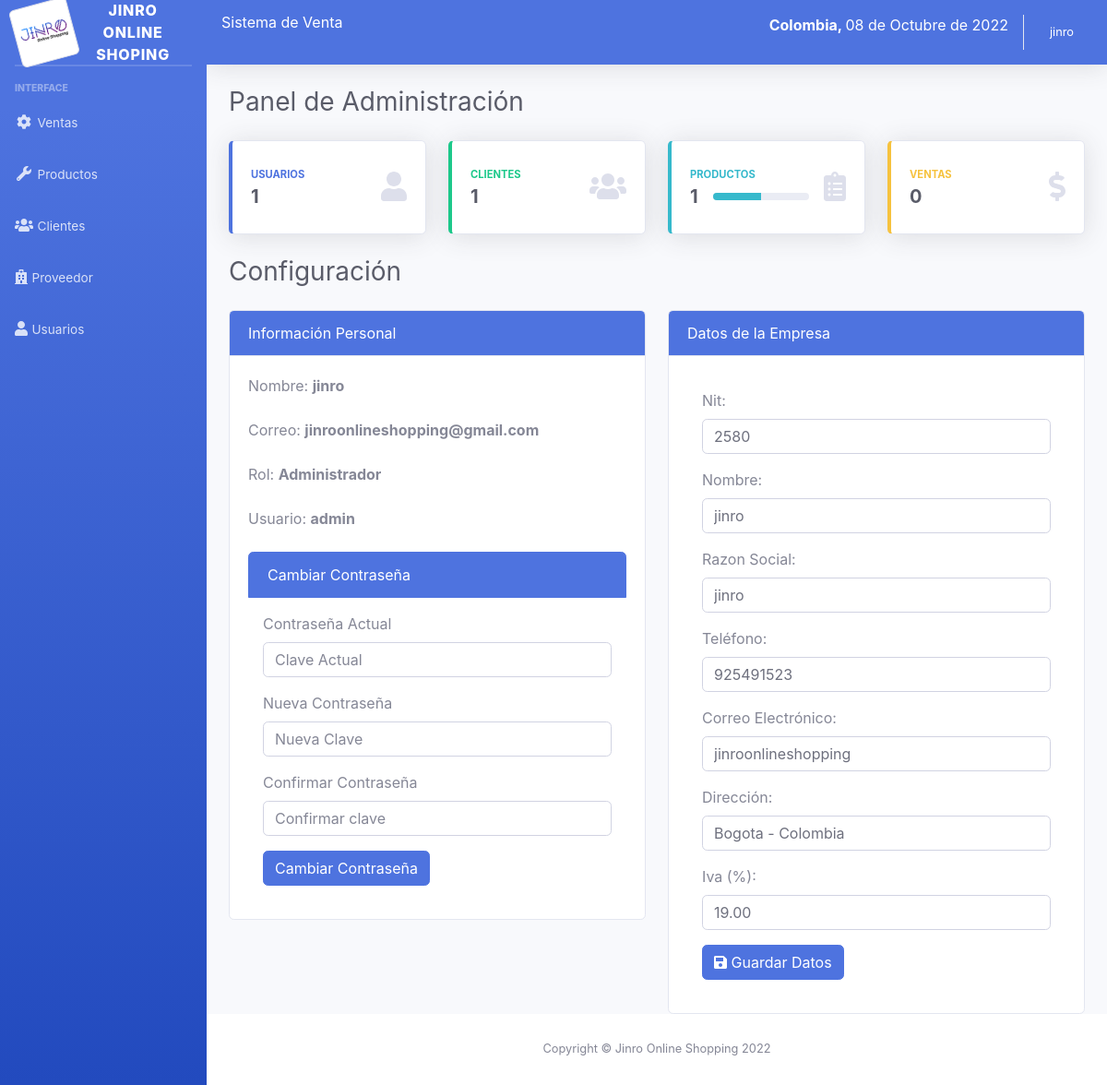
Page /sistema/ (signed in) on the committed database.
### tables this page shows
CREATE TABLE `configuracion` (
  `id` int(11) NOT NULL,
  `dni` int(11) NOT NULL,
  `nombre` varchar(100) NOT NULL,
  `razon_social` varchar(100) NOT NULL,
  `telefono` int(11) NOT NULL,
  `email` varchar(100) NOT NULL,
  `direccion` text NOT NULL,
  `igv` decimal(10,2) NOT NULL
);

### sistema/includes/functions.php (called while the page is built, shortened)
<?php
	function fechaColombia(){
		$mes = array("","Enero",
					  "Febrero",
					  "Marzo",
					  "Abril",
					  "Mayo",
					  "Junio",
					  "Julio",
					  "Agosto",
					  "Septiembre",
					  "Octubre",
					  "Noviembre",
					  "Diciembre");
		return date('d')." de ". $mes[date('n')] . " de " . date('Y');
	}
 ?>

### sistema/index.php (the view, shortened to what this page needs)
<?php include_once "includes/header.php"; ?>
<div class="container-fluid">
	<div class="d-sm-flex align-items-center justify-content-between mb-4">
		<h1 class="h3 mb-0 text-gray-800">Panel de Administración</h1>
	</div>
	<div class="row">
		<a class="col-xl-3 col-md-6 mb-4" href="lista_usuarios.php">
			<div class="card border-left-primary shadow h-100 py-2">
				<div class="card-body">
					<div class="row no-gutters align-items-center">
						<div class="col mr-2">
							<div class="text-xs font-weight-bold text-primary text-uppercase mb-1">Usuarios</div>
							<div class="h5 mb-0 font-weight-bold text-gray-800"><?php echo $data['usuarios']; ?></div>
						</div>
						<div class="col-auto">
							<i class="fas fa-user fa-2x text-gray-300"></i>
						</div>
					</div>
				</div>
			</div>
		</a>
		<a class="col-xl-3 col-md-6 mb-4" href="lista_cliente.php">
			<div class="card border-left-success shadow h-100 py-2">
				<div class="card-body">
					<div class="row no-gutters align-items-center">
						<div class="col mr-2">
							<div class="text-xs font-weight-bold text-success text-uppercase mb-1">Clientes</div>
							<div class="h5 mb-0 font-weight-bold text-gray-800"><?php echo $data['clientes']; ?></div>
						</div>
						<div class="col-auto">
							<i class="fas fa-users fa-2x text-gray-300"></i>
						</div>
					</div>
				</div>
			</div>
		</a>
		<a class="col-xl-3 col-md-6 mb-4" href="lista_productos.php">
			<div class="card border-left-info shadow h-100 py-2">
				<div class="card-body">
					<div class="row no-gutters align-items-center">
						<div class="col mr-2">
							<div class="text-xs font-weight-bold text-info text-uppercase mb-1">Productos</div>
							<div class="row no-gutters align-items-center">
								<div class="col-auto">
									<div class="h5 mb-0 mr-3 font-weight-bold text-gray-800"><?php echo $data['productos']; ?></div>
								</div>
								<div class="col">
									<div class="progress progress-sm mr-2">
										<div class="progress-bar bg-info" role="progressbar" style="width: 50%" aria-valuenow="50" aria-valuemin="0" aria-valuemax="100"></div>
									</div>
								</div>
							</div>
						</div>
						<div class="col-auto">
							<i class="fas fa-clipboard-list fa-2x text-gray-300"></i>
						</div>
					</div>
				</div>
			</div>
		</a>
		<a class="col-xl-3 col-md-6 mb-4" href="ventas.php">
			<div class="card border-left-warning shadow h-100 py-2">
				<div class="card-body">
					<div class="row no-gutters align-items-center">
						<div class="col mr-2">
							<div class="text-xs font-weight-bold text-warning text-uppercase mb-1">Ventas</div>
							<div class="h5 mb-0 font-weight-bold text-gray-800"><?php echo $data['ventas']; ?></div>
						</div>
						<div class="col-auto">
							<i class="fas fa-dollar-sign fa-2x text-gray-300"></i>
						</div>
					</div>
				</div>
			</div>
		</a>
	</div>
	<div class="d-sm-flex align-items-center justify-content-between mb-4">
		<h1 class="h3 mb-0 text-gray-800">Configuración</h1>
	</div>
	<div class="row">
		<div class="col-lg-6">
			<div class="card">
				<div class="card-header bg-primary text-white">
					Información Personal
				</div>
				<div class="card-body">
					<div class="form-group">
						<label>Nombre: <strong><?php echo $_SESSION['nombre']; ?></strong></label>
					</div>
					<div class="form-group">
						<label>Correo: <strong><?php echo $_SESSION['email']; ?></strong></label>
					</div>
					<div class="form-group">
						<label>Rol: <strong><?php echo $_SESSION['rol_name']; ?></strong></label>
					</div>
					<div class="form-group">
						<label>Usuario: <strong><?php echo $_SESSION['user']; ?></strong></label>
					</div>
					<ul class="list-group">
						<li class="list-group-item active">Cambiar Contraseña</li>
						<form action="" method=" post" name="frmChangePass" id="frmChangePass" class="p-3">
							<div class="form-group">
								<label>Contraseña Actual</label>
								<input type="password" name="actual" id="actual" placeholder="Clave Actual" required class="form-control">
							</div>
							<div class="form-group">
								<label>Nueva Contraseña</label>
								<input type="password" name="nueva" id="nueva" placeholder="Nueva Clave" required class="form-control">
							</div>
							<div class="form-group">
								<label>Confirmar Contraseña</label>
								<input type="password" name="confirmar" id="confirmar" placeholder="Confirmar clave" required class="form-control">
							</div>
							<div>
								<button type="submit" class="btn btn-primary btnChangePass">Cambiar Contraseña</button>
							</div>
						</form>
					</ul>
				</div>
			</div>
		</div>
		<?php if ($_SESSION['rol'] == 1) { ?>
			<div class="col-lg-6">
				<div class="card">
					<div class="card-header bg-primary text-white">
						Datos de la Empresa
					</div>
					<div class="card-body">
						<form action="empresa.php" method="post" id="frmEmpresa" class="p-3">
							<div class="form-group">
								<label>Nit:</label>
								<input type="number" name="txtDni" value="<?php echo $dni; ?>" id="txtDni" placeholder="Dni de la Empresa" required class="form-control">
							</div>
							<div class="form-group">
								<label>Nombre:</label>
								<input type="text" name="txtNombre" class="form-control" value="<?php echo $nombre_empresa; ?>" id="txtNombre" placeholder="Nombre de la Empresa" required class="form-control">
							</div>
							<div class="form-group">
								<label>Razon Social:</label>
								<input type="text" name="txtRSocial" class="form-control" value="<?php echo $razonSocial; ?>" id="txtRSocial" placeholder="Razon Social de la Empresa">
							</div>
							<div class="form-group">
								<label>Teléfono:</label>
								<input type="number" name="txtTelEmpresa" class="form-control" value="<?php echo $telEmpresa; ?>" id="txtTelEmpresa" placeholder="teléfono de la Empresa" required>
							</div>
							<div class="form-group">
								<label>Correo Electrónico:</label>
								<input type="email" name="txtEmailEmpresa" class="form-control" value="<?php echo $emailEmpresa; ?>" id="txtEmailEmpresa" placeholder="Correo de la Empresa" required>
							</div>
							<div class="form-group">
								<label>Dirección:</label>
								<input type="text" name="txtDirEmpresa" class="form-control" value="<?php echo $dirEmpresa; ?>" id="txtDirEmpresa" placeholder="Dirreción de la Empresa" required>
							</div>
							<div class="form-group">
								<label>Iva (%):</label>
								<input type="text" name="txtIgv" class="form-control" value="<?php echo $igv; ?>" id="txtIgv" placeholder="IGV de la Empresa" required>
							</div>
							<div>
								<button type="submit" class="btn btn-primary btnChangePass"><i class="fas fa-save"></i> Guardar Datos</button>
							</div>
						</form>
					</div>
				</div>
			</div>
		<?php } ?>
	</div>
</div>
</div>
<?php include_once "includes/footer.php"; ?>

### sistema/includes/header.php (shortened to what this page needs)
<?php
include "includes/functions.php";
include "../conexion.php";
$query_empresa = mysqli_query($conexion, "SELECT * FROM configuracion");
$row_empresa = mysqli_num_rows($query_empresa);
if ($row_empresa > 0) {
	if ($infoEmpresa = mysqli_fetch_assoc($query_empresa)) {
		$dni = $infoEmpresa['dni'];
		$nombre_empresa = $infoEmpresa['nombre'];
		$razonSocial = $infoEmpresa['razon_social'];
		$telEmpresa = $infoEmpresa['telefono'];
		$emailEmpresa = $infoEmpresa['email'];
		$dirEmpresa = $infoEmpresa['direccion'];
		$igv = $infoEmpresa['igv'];
	}
}
?>
<!DOCTYPE html>
<html lang="en">
<head>
	<link href="css/sb-admin-2.min.css" rel="stylesheet">
	<link rel="stylesheet" href="css/dataTables.bootstrap4.min.css">
</head>
<body id="page-top">
	<?php
	include "../conexion.php";
	$query_data = mysqli_query($conexion, "CALL data();");
	$result_data = mysqli_num_rows($query_data);
	if ($result_data > 0) {
		$data = mysqli_fetch_assoc($query_data);
	}
	?>
	<div id="wrapper">
		<?php include_once "includes/menu.php"; ?>
		<div id="content-wrapper" class="d-flex flex-column">
			<div id="content">
				<nav class="navbar navbar-expand navbar-light bg-primary text-white topbar mb-4 static-top shadow">
					<div class="input-group">
						<h6>Sistema de Venta</h6>
						<p class="ml-auto"><strong>Colombia, </strong><?php echo fechaColombia(); ?></p>
					</div>
					<ul class="navbar-nav ml-auto">
						<li class="nav-item dropdown no-arrow">
							<a class="nav-link dropdown-toggle" href="#" id="userDropdown" role="button" data-toggle="dropdown" aria-haspopup="true" aria-expanded="false">
								<span class="mr-2 d-none d-lg-inline small text-white"><?php echo $_SESSION['nombre']; ?></span>
							</a>
						</li>
					</ul>
				</nav>

### sistema/includes/menu.php (shortened to what this page needs)
<ul class="navbar-nav bg-gradient-primary sidebar sidebar-dark accordion" id="accordionSidebar">
	<a class="sidebar-brand d-flex align-items-center justify-content-center" href="index.php">
		<div class="sidebar-brand-icon rotate-n-15">
			<img src="img/logo.jpg" class="img-thumbnail">
		</div>
		<div class="sidebar-brand-text mx-4">Jinro Online Shoping</div>
	</a>
	<hr class="sidebar-divider my-0">
	<hr class="sidebar-divider">
	<div class="sidebar-heading">
		Interface
	</div>
	<li class="nav-item">
		<a class="nav-link collapsed" href="#" data-toggle="collapse" data-target="#collapseTwo" aria-expanded="true" aria-controls="collapseTwo">
			<i class="fas fa-fw fa-cog"></i>
			<span>Ventas</span>
		</a>
	</li>
	<li class="nav-item">
		<a class="nav-link collapsed" href="#" data-toggle="collapse" data-target="#collapseUtilities" aria-expanded="true" aria-controls="collapseUtilities">
			<i class="fas fa-fw fa-wrench"></i>
			<span>Productos</span>
		</a>
	</li>
	<li class="nav-item">
		<a class="nav-link collapsed" href="#" data-toggle="collapse" data-target="#collapseClientes" aria-expanded="true" aria-controls="collapseUtilities">
			<i class="fas fa-users"></i>
			<span>Clientes</span>
		</a>
	</li>
	<li class="nav-item">
		<a class="nav-link collapsed" href="#" data-toggle="collapse" data-target="#collapseProveedor" aria-expanded="true" aria-controls="collapseUtilities">
			<i class="fas fa-hospital"></i>
			<span>Proveedor</span>
		</a>
	</li>
	<?php if ($_SESSION['rol'] == 1) { ?>
		<li class="nav-item">
			<a class="nav-link collapsed" href="#" data-toggle="collapse" data-target="#collapseUsuarios" aria-expanded="true" aria-controls="collapseUtilities">
				<i class="fas fa-user"></i>
				<span>Usuarios</span>
			</a>
		</li>
	<?php } ?>
</ul>

### sistema/includes/footer.php (shortened to what this page needs)
<footer class="sticky-footer bg-white">
  <div class="container my-auto">
    <div class="copyright text-center my-auto">
      <span>Copyright &copy; Jinro Online Shopping <?php echo date("Y"); ?></span>
    </div>
  </div>
</footer>
</div>
</div>
</body>
</html>

### rows in the picture
configuracion: txtDni "2580", txtNombre "jinro", txtRSocial "jinro", txtTelEmpresa "925491523", txtEmailEmpresa "jinroonlineshopping", txtDirEmpresa "Bogota - Colombia", txtIgv "19.00"

### other values in the picture
fechaColombia() "08 de Octubre de 2022"
$_SESSION['nombre'] "jinro"
$data['usuarios'] "1"
$data['clientes'] "1"
$data['productos'] "1"
$data['ventas'] "0"
$_SESSION['email'] "jinroonlineshopping@gmail.com"
$_SESSION['rol_name'] "Administrador"
$_SESSION['user'] "admin"
